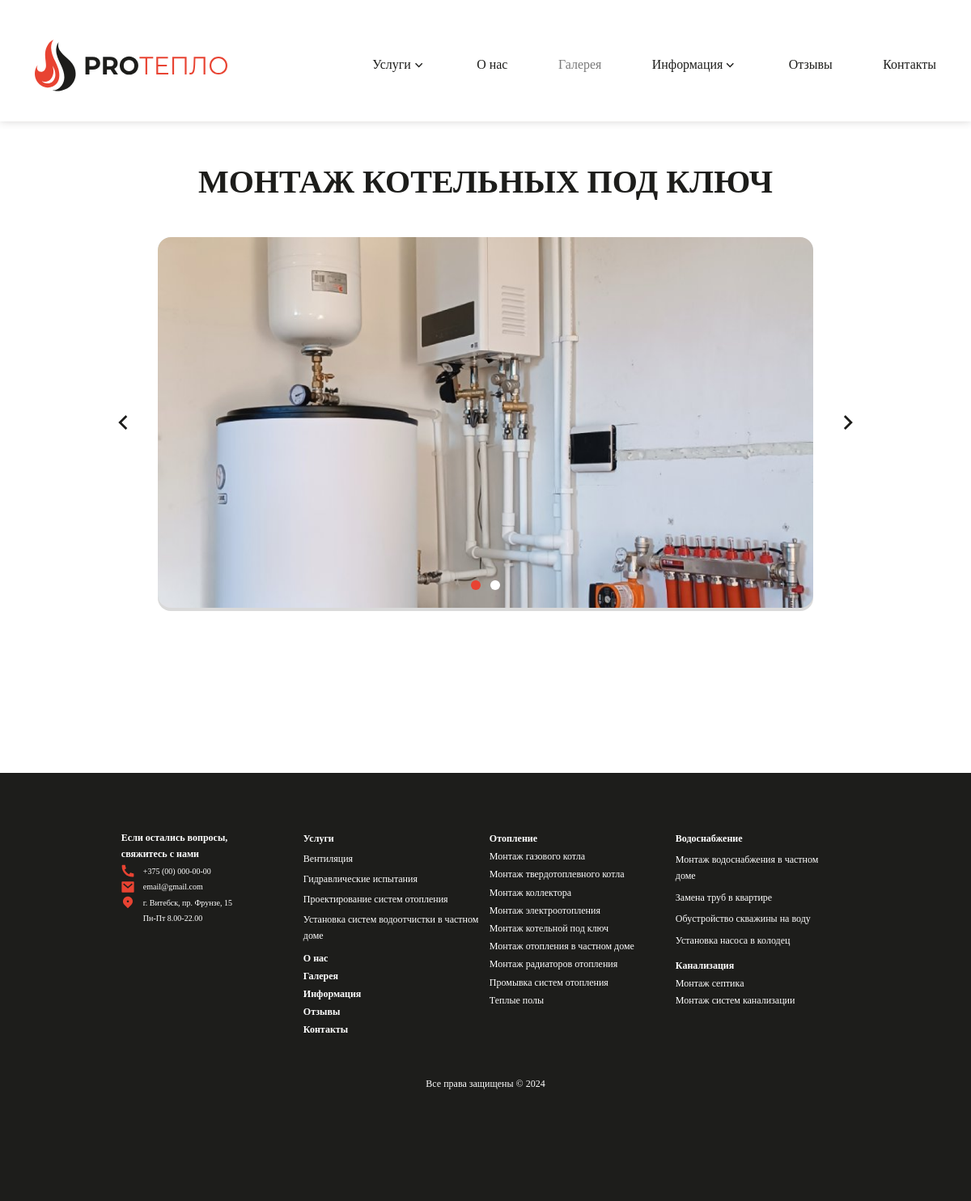
Screenshot of /gallery/turnkey_boiler_installation with the database file from the repository.
### proteplo_app/models.py (models this page shows, shortened)
class Gallery(models.Model):
    title = models.CharField(max_length=100, blank=True)
    slug = models.SlugField(unique=True)

class Image(models.Model):
    gallery = models.ForeignKey(Gallery, on_delete = models.CASCADE)
    title = models.CharField(max_length=100, blank=True)
    image = models.ImageField(upload_to=get_image_upload_path)

### proteplo_app/views.py (the view)
# urls.py: path('gallery/<slug:slug>', views.gallery),
def gallery(request, slug):
    gallery = get_object_or_404(Gallery, slug=slug)
    images = Image.objects.filter(gallery__slug=gallery.slug)
    return render(request, "gallery.html", {'gallery': gallery, 'images': images})

### proteplo_app/templates/gallery.html (shortened to what this page needs)
{% extends 'header.html' %}
{% load static %}
{% block link %}
<link rel="stylesheet" type="text/css" href="{% static 'style/gallery.css' %}">
{% endblock %}
{% block content %}
<div class="gallery-block">
    <div class="title">
        <span>{{ gallery.title }}</span>
    </div>
    <div style="display: inline-flex; margin-left: auto; margin-right: auto; margin-top: 43.8px;">
        <div class="arrow" id="prev">
            <svg width="12" height="19" viewBox="0 0 12 19" fill="none" xmlns="http://www.w3.org/2000/svg">
                <path d="M4.30531 9.95803L11.3015 16.9542L9.3026 18.9531L0.307538 9.95803L9.3026 0.963054L11.3015 2.96194L4.30531 9.95803Z" fill="#1D1D1B"/>
            </svg>
        </div>
        <div class="slider">
            <div class="slides">
                {% for image in images %}
                    <div class="slide">
                        <img src="{% static image.image %}">
                    </div>
                {% endfor %}
            </div>
            <div class="navigation">
                {% for image in images %}
                    <svg class="dot" width="12" height="12" viewBox="0 0 12 12" fill="none" xmlns="http://www.w3.org/2000/svg" onclick="currentSlide({{forloop.counter0}})">
                    <circle cx="6" cy="6" r="6"/>
                    </svg>
                {% endfor %}
            </div>
        </div>
        <div class="arrow" id="next">
            <svg width="12" height="19" viewBox="0 0 12 19" fill="none" xmlns="http://www.w3.org/2000/svg">
                <path d="M7.85021 9.96042L0.854004 2.96423L2.85292 0.965332L11.848 9.96042L2.85292 18.9554L0.854004 16.9565L7.85021 9.96042Z" fill="#1D1D1B"/>
            </svg>
        </div>
    </div>
</div>
{% endblock %}

### proteplo_app/templates/header.html (shortened to what this page needs)
{% load static %}
<!DOCTYPE html>
<html lang="ru">
<head>
    <link rel="stylesheet" type="text/css" href="{% static 'style/style.css' %}">
    {% block link %}{% endblock %}
    <link href="https://fonts.cdnfonts.com/css/montserrat" rel="stylesheet">
</head>
<header id="header">
    <div class="block">
        <a href="/" class="logo">
        </a>
        <div class="vkladki">
            <div class="item item-1" id="item-1">
                <a href="/services" class="vkladki-text">Услуги</a>
                <div class="arrows arrow-1">
                    <svg id="svg-1" width="19.11" height="19.11" viewBox="0 0 20 21" fill="none" xmlns="http://www.w3.org/2000/svg">
                        <path d="M10.0725 11.4509L14.0139 7.50952L15.14 8.63563L10.0725 13.7032L5.005 8.63563L6.13111 7.50952L10.0725 11.4509Z" fill="#1D1D1B"/>
                    </svg>
                </div>
            </div>
            <a href="/about_us" class="item item-8">
                <span class="vkladki-text">О нас</span>
            </a>
            <a href="/gallery" class="item item-11">
                <span class="vkladki-text">Галерея</span>
            </a>
            <div href="" class="item item-2" id="item-2">
                <a href="/informations" class="vkladki-text">Информация</a>
                <div class="arrows arrow-2">
                    <svg id="svg-2" width="19.11" height="19.11" viewBox="0 0 20 21" fill="none" xmlns="http://www.w3.org/2000/svg">
                        <path d="M9.67536 11.4509L13.6168 7.50952L14.7429 8.63563L9.67536 13.7032L4.60791 8.63563L5.73402 7.50952L9.67536 11.4509Z" fill="#1D1D1B"/>
                    </svg>
                </div>
            </div>
            <a href="/reviews" class="item item-9">
                <span class="vkladki-text">Отзывы</span>
            </a>
            <a href="/contacts" class="item item-10" style="margin-right: 0px;">
                <span class="vkladki-text">Контакты</span>
            </a>
        </div>
    </div>
</header>
<body>
    {% block content %}{% endblock %}
</body>
<footer>
    <div class="footer-block">
        <div class="question">
            <span class="main-text">Если остались вопросы, свяжитесь с нами</span>
            <div class="contacts">
                <div class="number">
                    <span class="question-text">+375 (00) 000-00-00</span>
                </div>
                <div class="email">
                    <span class="question-text">email@gmail.com</span>
                </div>
                <div class="address">
                    <span class="question-text">г. Витебск, пр. Фрунзе, 15<br><span style="margin-left: 27px;">Пн-Пт 8.00-22.00</span></span>
                </div>
            </div>
        </div>
        <div class="uslugi">
            <div class="poduslugi-1">
                <a href="" class="main-text">Услуги</a>
                <a href="" class="uslugi-text">Вентиляция</a>
                <a href="" class="uslugi-text">Гидравлические испытания</a>
                <a href="" class="uslugi-text">Проектирование систем отопления</a>
                <a href="" class="uslugi-text">Установка систем водоотчистки в частном доме</a>
            </div>
            <div class="poduslugi-2">
                <a href="" class="main-text">О нас</a>
                <a href="" class="main-text">Галерея</a>
                <a href="" class="main-text">Информация</a>
                <a href="" class="main-text">Отзывы</a>
                <a href="" class="main-text">Контакты</a>
            </div>
            <div class="uslugi-2">
                <div class="poduslugi-3">
                    <a href="" class="main-text">Отопление</a>
                    <a href="" class="uslugi-text">Монтаж газового котла</a>
                    <a href="" class="uslugi-text">Монтаж твердотоплевного котла</a>
                    <a href="" class="uslugi-text">Монтаж коллектора</a>
                    <a href="" class="uslugi-text">Монтаж электроотопления</a>
                    <a href="" class="uslugi-text">Монтаж котельной под ключ</a>
                    <a href="" class="uslugi-text">Монтаж отопления в частном доме</a>
                    <a href="" class="uslugi-text">Монтаж радиаторов отопления</a>
                    <a href="" class="uslugi-text">Промывка систем отопления</a>
                    <a href="" class="uslugi-text">Теплые полы</a>
                </div>
                <div class="poduslugi-4">
                    <div class="poduslugi-5">
                        <a href="" class="main-text">Водоснабжение</a>
                        <a href="/services/installation_of_water_supply_in_a_private_house" class="uslugi-text">Монтаж водоснабжения в частном доме</a>
                        <a href="" class="uslugi-text">Замена труб в квартире</a>
                        <a href="" class="uslugi-text">Обустройство скважины на воду</a>
                        <a href="" class="uslugi-text">Установка насоса в колодец</a>
                    </div>
                    <div class="poduslugi-6">
                        <a href="" class="main-text">Канализация</a>
                        <a href="" class="uslugi-text">Монтаж септика</a>
                        <a href="" class="uslugi-text">Монтаж систем канализации</a>
                    </div>
                </div>
            </div>
        </div>
        <div class="prava">
            <span class="uslugi-text">Все права защищены © 2024</span>
        </div>
    </div>
</footer>
</html>

### rows the page displays
Gallery: title "МОНТАЖ КОТЕЛЬНЫХ ПОД КЛЮЧ"
Image: image (picture)
